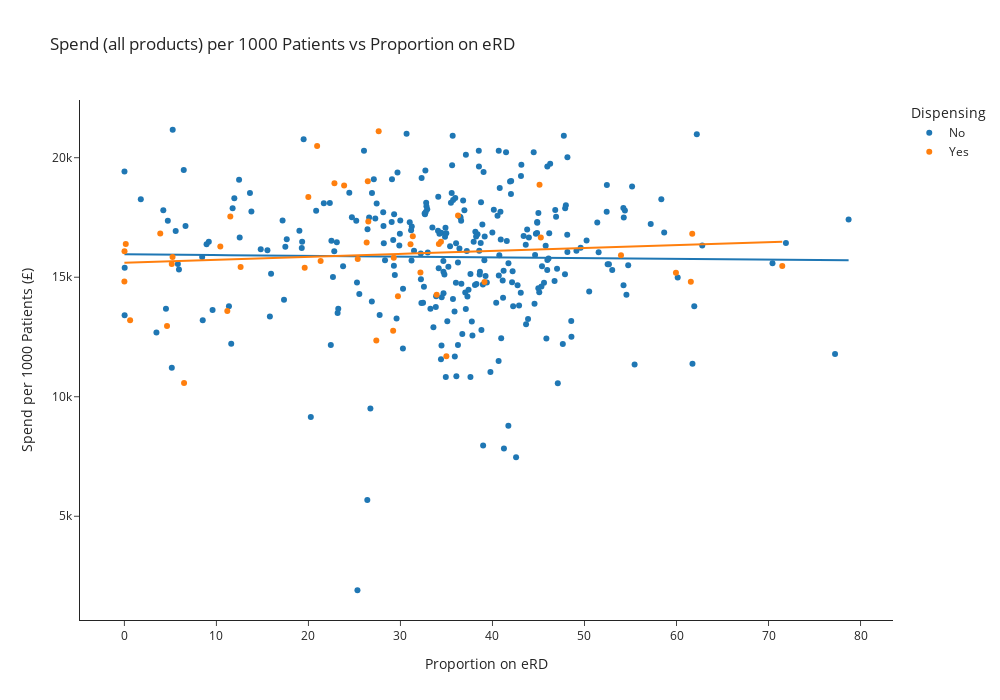

The code cell stored with this chart in its notebook:
### Code cell
# Scatter plot: Spend vs Proportion eRD
fig = px.scatter(
    merged_df,
    x="Proportion eRD",
    y="Spend per 1000 Patients",
    color="Dispensing",
    hover_data=["Practice Code", "Items", "List Size"],
    labels={
        "Proportion eRD": "Proportion on eRD",
        "Spend per 1000 Patients": "Spend per 1000 Patients (£)"
    },
    title="Spend (all products) per 1000 Patients vs Proportion on eRD",
    trendline="ols", 
)

# Set figure size to square (e.g., 700x700)
fig.update_layout(
    width=1000,
    height=700
)



fig.show()

### Figure 1 — Plotly figure (JSON) as saved in the notebook; plotly's stock layout.template omitted (floating-point values rounded to 4 significant figures; data arrays with more than 128 entries replaced by an {"elided": "..."} marker saying what was removed)
{"data": [{"customdata": {"elided": "290x3 mixed values"}, "hovertemplate": "Dispensing=No<br>Proportion on eRD=%{x}<br>Spend per 1000 Patients (£)=%{y}<br>Practice Code=%{customdata[0]}<br>Items=%{customdata[1]}<br>List Size=%{customdata[2]}<extra></extra>", "legendgroup": "No", "marker": {"color": "#1F77B4", "symbol": "circle"}, "mode": "markers", "name": "No", "orientation": "v", "showlegend": true, "type": "scatter", "x": {"elided": "290 float values"}, "xaxis": "x", "y": {"elided": "290 float values"}, "yaxis": "y"}, {"hovertemplate": "<b>OLS trendline</b><br>Spend per 1000 Patients = -3.21103 * Proportion eRD + 15960.3<br>R<sup>2</sup>=0.000270<br><br>Dispensing=No<br>Proportion on eRD=%{x}<br>Spend per 1000 Patients (£)=%{y} <b>(trend)</b><extra></extra>", "legendgroup": "No", "marker": {"color": "#1F77B4", "symbol": "circle"}, "mode": "lines", "name": "No", "showlegend": false, "type": "scatter", "x": {"elided": "290 float values"}, "xaxis": "x", "y": {"elided": "290 float values"}, "yaxis": "y"}, {"customdata": {"elided": "44x3 mixed values"}, "hovertemplate": "Dispensing=Yes<br>Proportion on eRD=%{x}<br>Spend per 1000 Patients (£)=%{y}<br>Practice Code=%{customdata[0]}<br>Items=%{customdata[1]}<br>List Size=%{customdata[2]}<extra></extra>", "legendgroup": "Yes", "marker": {"color": "#FF7F0E", "symbol": "circle"}, "mode": "markers", "name": "Yes", "orientation": "v", "showlegend": true, "type": "scatter", "x": [19.59, 26.45, 45.25, 19.99, 29.21, 25.36, 31.09, 59.94, 29.27, 61.56, 33.94, 39.13, 26.33, 0.01065, 5.233, 3.896, 71.49, 0.1484, 6.484, 0.6211, 4.632, 34.99, 29.73, 11.18, 27.38, 12.63, 5.147, 11.51, 61.71, 10.43, 53.97, 23.88, 34.17, 31.34, 22.83, 26.51, 20.94, 34.4, 32.17, 45.11, 0, 36.26, 27.63, 21.32], "xaxis": "x", "y": [15400.0, 19010.0, 16660.0, 18360.0, 12770.0, 15770.0, 16380.0, 15180.0, 15820.0, 14810.0, 14270.0, 14800.0, 16450.0, 16090.0, 15840.0, 16830.0, 15460.0, 16390.0, 10580.0, 13200.0, 12960.0, 11700.0, 14200.0, 13590.0, 12350.0, 15430.0, 15560.0, 17540.0, 16820.0, 16280.0, 15920.0, 18830.0, 16390.0, 16720.0, 18930.0, 17330.0, 20490.0, 16480.0, 15190.0, 18870.0, 14820.0, 17590.0, 21110.0, 15680.0], "yaxis": "y"}, {"hovertemplate": "<b>OLS trendline</b><br>Spend per 1000 Patients = 12.2746 * Proportion eRD + 15606.3<br>R<sup>2</sup>=0.010242<br><br>Dispensing=Yes<br>Proportion on eRD=%{x}<br>Spend per 1000 Patients (£)=%{y} <b>(trend)</b><extra></extra>", "legendgroup": "Yes", "marker": {"color": "#FF7F0E", "symbol": "circle"}, "mode": "lines", "name": "Yes", "showlegend": false, "type": "scatter", "x": [0, 0.01065, 0.1484, 0.6211, 3.896, 4.632, 5.147, 5.233, 6.484, 10.43, 11.18, 11.51, 12.63, 19.59, 19.99, 20.94, 21.32, 22.83, 23.88, 25.36, 26.33, 26.45, 26.51, 27.38, 27.63, 29.21, 29.27, 29.73, 31.09, 31.34, 32.17, 33.94, 34.17, 34.4, 34.99, 36.26, 39.13, 45.11, 45.25, 53.97, 59.94, 61.56, 61.71, 71.49], "xaxis": "x", "y": [15610.0, 15610.0, 15610.0, 15610.0, 15650.0, 15660.0, 15670.0, 15670.0, 15690.0, 15730.0, 15740.0, 15750.0, 15760.0, 15850.0, 15850.0, 15860.0, 15870.0, 15890.0, 15900.0, 15920.0, 15930.0, 15930.0, 15930.0, 15940.0, 15950.0, 15960.0, 15970.0, 15970.0, 15990.0, 15990.0, 16000.0, 16020.0, 16030.0, 16030.0, 16040.0, 16050.0, 16090.0, 16160.0, 16160.0, 16270.0, 16340.0, 16360.0, 16360.0, 16480.0], "yaxis": "y"}], "layout": {"height": 700, "legend": {"title": {"text": "Dispensing"}, "tracegroupgap": 0}, "title": {"text": "Spend (all products) per 1000 Patients vs Proportion on eRD"}, "width": 1000, "xaxis": {"anchor": "y", "autorange": true, "domain": [0, 1], "range": [-4.827, 83.53], "title": {"text": "Proportion on eRD"}, "type": "linear"}, "yaxis": {"anchor": "x", "autorange": true, "domain": [0, 1], "range": [659.8, 22410.0], "title": {"text": "Spend per 1000 Patients (£)"}, "type": "linear"}}}
